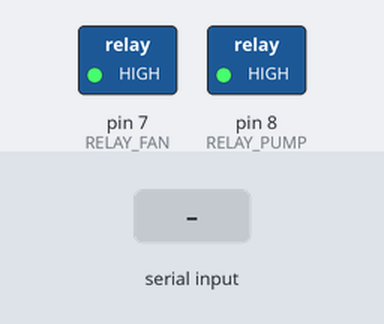
Recording of a sketch running on a simulated Arduino Uno, built with avr-gcc and run on an emulated ATmega328P. Shown: switched loads named in the sketch (green lamp = pin HIGH). Inputs (shaded band) come from the test bench.

Above: at 1.2 s.
1.3 s: "f" received over Serial
At 2.5 s:
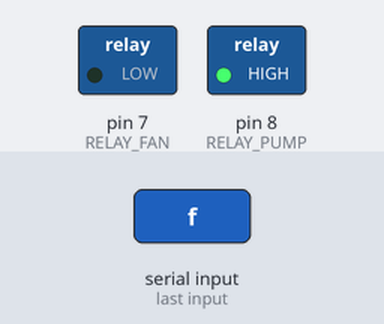
2.8 s: "p" received over Serial
At 3.7 s:
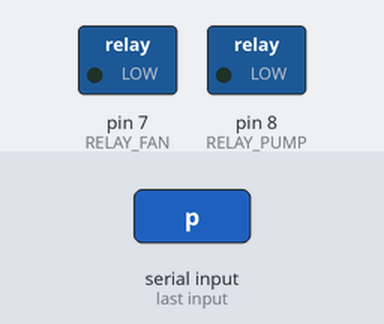
4.3 s: "F" received over Serial
At 4.9 s:
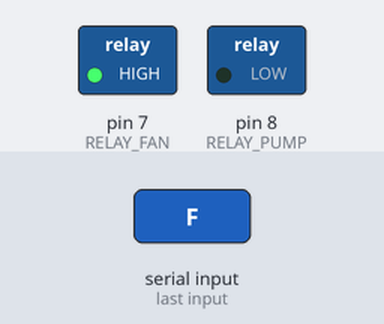
5.8 s: "P" received over Serial
At 7.2 s:
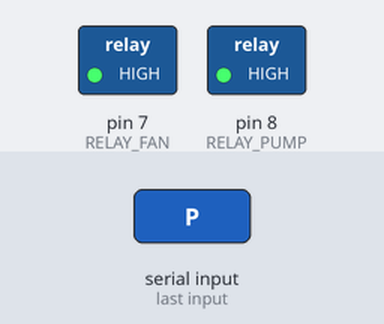
Timing chart, 0 to 8.3 s (numbered marks = the images above; inputs shaded):
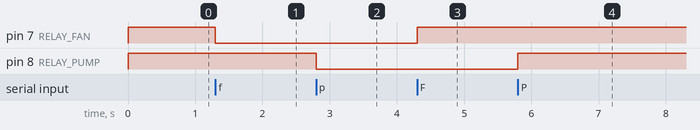

The sketch:

sketch_simpleRelay.ino
```cpp
const int RELAY_FAN  = 7;  // IN1
const int RELAY_PUMP = 8;  // IN2

void setup() {
  pinMode(RELAY_FAN, OUTPUT);
  pinMode(RELAY_PUMP, OUTPUT);
  // Active-LOW relays: HIGH = OFF, LOW = ON
  digitalWrite(RELAY_FAN, HIGH);
  digitalWrite(RELAY_PUMP, HIGH);
  Serial.begin(9600);
}

void loop() {
  if (Serial.available() > 0) {
    char c = Serial.read();

    if (c == 'f') { digitalWrite(RELAY_FAN, LOW);  }  // fan ON
    if (c == 'F') { digitalWrite(RELAY_FAN, HIGH); }  // fan OFF

    if (c == 'p') { digitalWrite(RELAY_PUMP, LOW);  } // pump ON
    if (c == 'P') { digitalWrite(RELAY_PUMP, HIGH); } // pump OFF

    if (c == 'a') { // all OFF
      digitalWrite(RELAY_FAN, HIGH);
      digitalWrite(RELAY_PUMP, HIGH);
    }

    if (c == 's') { // status back to Python
      Serial.print("FAN:");
      Serial.print(digitalRead(RELAY_FAN) == LOW ? "ON" : "OFF");
      Serial.print(",PUMP:");
      Serial.println(digitalRead(RELAY_PUMP) == LOW ? "ON" : "OFF");
    }
  }
}
```

Measured:
- after the input at 1.3 s, pin 7 (RELAY_FAN): HIGH → LOW at once
- after the input at 2.8 s, pin 8 (RELAY_PUMP): HIGH → LOW at once
- after the input at 4.3 s, pin 7 (RELAY_FAN): LOW → HIGH at once
- after the input at 5.8 s, pin 8 (RELAY_PUMP): LOW → HIGH at once
